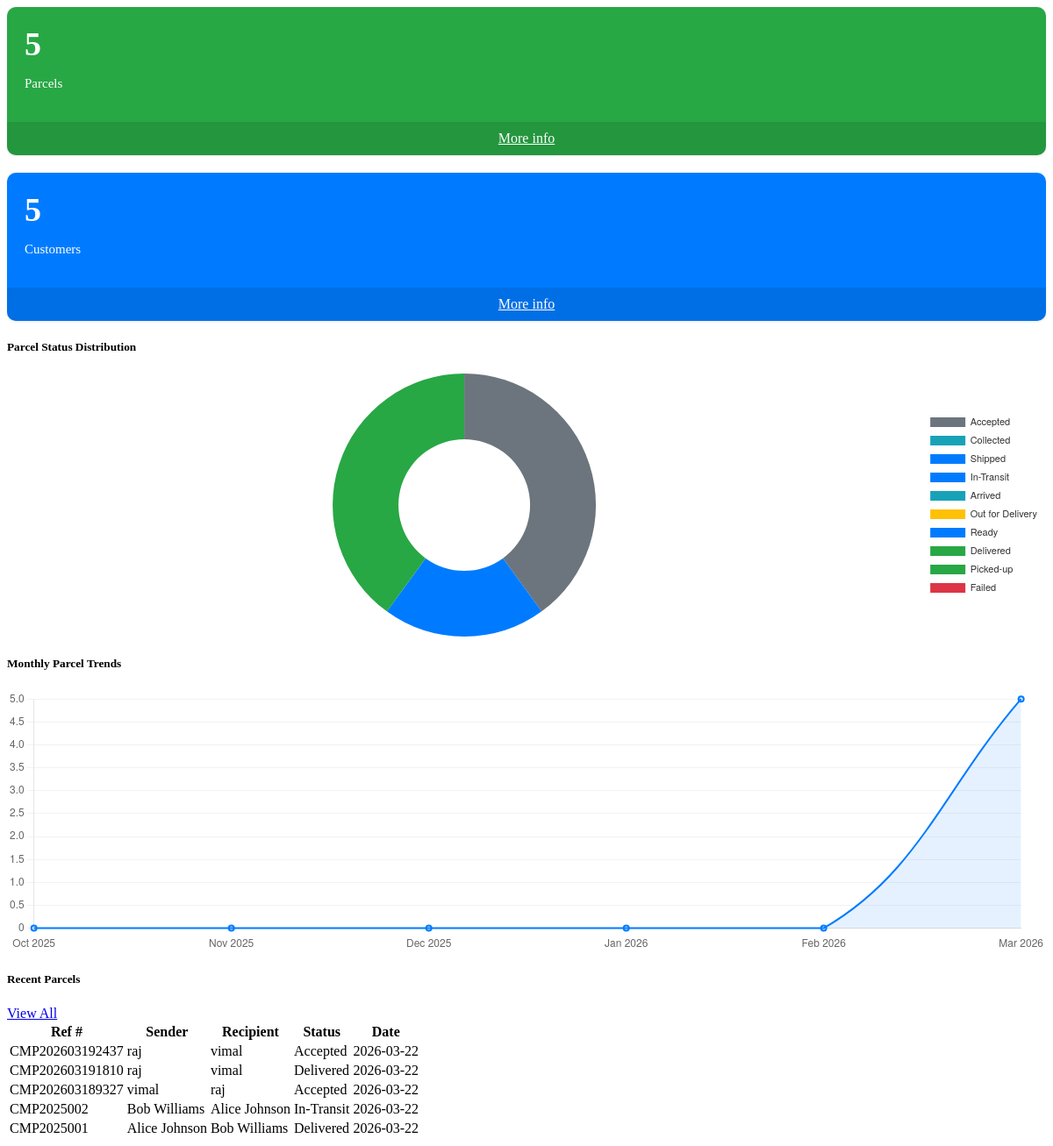
The app's page /home.php with its own data.
### tables this page shows
CREATE TABLE parcels (
    id INT PRIMARY KEY AUTO_INCREMENT,
    reference_number VARCHAR(50) UNIQUE NOT NULL,
    customer_id INT,
    sender_name VARCHAR(100) NOT NULL,
    sender_address TEXT NOT NULL,
    sender_contact VARCHAR(20) NOT NULL,
    recipient_name VARCHAR(100) NOT NULL,
    recipient_address TEXT NOT NULL,
    recipient_contact VARCHAR(20) NOT NULL,
    type INT DEFAULT 0,
    from_branch_id INT,
    to_branch_id INT,
    total DECIMAL(10,2) DEFAULT 0,
    status INT DEFAULT 0,
    date_created DATETIME DEFAULT CURRENT_TIMESTAMP,
    FOREIGN KEY (customer_id) REFERENCES customers(id) ON DELETE SET NULL,
    FOREIGN KEY (from_branch_id) REFERENCES branches(id) ON DELETE SET NULL,
    FOREIGN KEY (to_branch_id) REFERENCES branches(id) ON DELETE SET NULL
);

### db_connect.php (called while the page is built, shortened)
<?php
if (!function_exists('getStatusLabel')) {
    function getStatusLabel($status) {
        $labels = [
            0 => 'Accepted',
            1 => 'Collected',
            2 => 'Shipped',
            3 => 'In-Transit',
            4 => 'Arrived',
            5 => 'Out for Delivery',
            6 => 'Ready to Pickup',
            7 => 'Delivered',
            8 => 'Picked-up',
            9 => 'Failed'
        ];
        return $labels[$status] ?? 'Unknown';
    }
}
if (!function_exists('getStatusBadge')) {
    function getStatusBadge($status) {
        $badges = [
            0 => 'secondary',
            1 => 'info',
            2 => 'primary',
            3 => 'primary',
            4 => 'info',
            5 => 'warning',
            6 => 'primary',
            7 => 'success',
            8 => 'success',
            9 => 'danger'
        ];
        return $badges[$status] ?? 'secondary';
    }
}
?>

### home.php (the view, shortened to what this page needs)
<?php
require_once 'db_connect.php';
$status_counts = [];
for($i=0; $i<=9; $i++) {
    $result = $conn->query("SELECT COUNT(*) as c FROM parcels WHERE status = $i");
    $status_counts[$i] = $result->fetch_assoc()['c'];
}
$monthly_data = [];
$monthly_labels = [];
for($i=5; $i>=0; $i--) {
    $month = date('Y-m', strtotime("-$i months"));
    $monthly_labels[] = date('M Y', strtotime("-$i months"));
    $result = $conn->query("SELECT COUNT(*) as c FROM parcels WHERE DATE_FORMAT(date_created, '%Y-%m') = '$month'");
    $monthly_data[] = $result->fetch_assoc()['c'];
}
?>
<div class="row">
    <div class="col-md-3">
        <div class="small-box bg-success">
            <div class="inner">
                <h3><?php echo $conn->query("SELECT COUNT(*) as c FROM parcels")->fetch_assoc()['c']; ?></h3>
                <p>Parcels</p>
            </div>
            <a href="?page=parcel_list" class="small-box-footer">More info</a>
        </div>
    </div>
    <div class="col-md-3">
        <div class="small-box bg-primary">
            <div class="inner">
                <h3><?php echo $conn->query("SELECT COUNT(*) as c FROM customers")->fetch_assoc()['c']; ?></h3>
                <p>Customers</p>
            </div>
            <a href="?page=customer_list" class="small-box-footer">More info</a>
        </div>
    </div>
</div>
<div class="row mt-4">
    <div class="col-md-6">
        <div class="card">
            <div class="card-header">
                <h5><i class="fa fa-chart-pie mr-2"></i>Parcel Status Distribution</h5>
            </div>
            <div class="card-body">
                <canvas id="statusChart" style="height:300px;"></canvas>
            </div>
        </div>
    </div>
    <div class="col-md-6">
        <div class="card">
            <div class="card-header">
                <h5><i class="fa fa-chart-line mr-2"></i>Monthly Parcel Trends</h5>
            </div>
            <div class="card-body">
                <canvas id="trendChart" style="height:300px;"></canvas>
            </div>
        </div>
    </div>
</div>
<div class="row mt-4">
    <div class="col-md-12">
        <div class="card">
            <div class="card-header">
                <h5>Recent Parcels</h5>
                <a href="?page=parcel_list" class="btn btn-sm btn-primary float-right">View All</a>
            </div>
            <div class="card-body">
                <table class="table table-hover">
                    <thead>
                        <tr>
                            <th>Ref #</th>
                            <th>Sender</th>
                            <th>Recipient</th>
                            <th>Status</th>
                            <th>Date</th>
                        </tr>
                    </thead>
                    <tbody>
                        <?php
                        $qry = $conn->query("SELECT * FROM parcels ORDER BY id DESC LIMIT 10");
                        while($row = $qry->fetch_assoc()):
                        ?>
                        <tr>
                            <td><?php echo $row['reference_number']; ?></td>
                            <td><?php echo $row['sender_name']; ?></td>
                            <td><?php echo $row['recipient_name']; ?></td>
                            <td><span class="badge badge-<?php echo getStatusBadge($row['status']); ?>"><?php echo getStatusLabel($row['status']); ?></span></td>
                            <td><?php echo date('Y-m-d', strtotime($row['date_created'])); ?></td>
                        </tr>
                        <?php endwhile; ?>
                    </tbody>
                </table>
            </div>
        </div>
    </div>
</div>
<script>
// Status Chart
var ctx1 = document.getElementById('statusChart').getContext('2d');
var statusChart = new Chart(ctx1, {
    type: 'doughnut',
    data: {
        labels: ['Accepted', 'Collected', 'Shipped', 'In-Transit', 'Arrived', 'Out for Delivery', 'Ready', 'Delivered', 'Picked-up', 'Failed'],
        datasets: [{
            data: [<?php
                echo $status_counts[0] . ',' .
                     $status_counts[1] . ',' .
                     $status_counts[2] . ',' .
                     $status_counts[3] . ',' .
                     $status_counts[4] . ',' .
                     $status_counts[5] . ',' .
                     $status_counts[6] . ',' .
                     $status_counts[7] . ',' .
                     $status_counts[8] . ',' .
                     $status_counts[9];
            ?>],
            backgroundColor: [
                '#6c757d', '#17a2b8', '#007bff', '#007bff', '#17a2b8',
                '#ffc107', '#007bff', '#28a745', '#28a745', '#dc3545'
            ],
            borderWidth: 0
        }]
    },
    options: {
        responsive: true,
        maintainAspectRatio: false,
        plugins: {
            legend: {
                position: 'right',
                labels: { color: '#333', font: { size: 11 } }
            }
        }
    }
});
// Trend Chart
var ctx2 = document.getElementById('trendChart').getContext('2d');
var trendChart = new Chart(ctx2, {
    type: 'line',
    data: {
        labels: [<?php echo "'" . implode("','", $monthly_labels) . "'"; ?>],
        datasets: [{
            label: 'Number of Parcels',
            data: [<?php echo implode(',', $monthly_data); ?>],
            borderColor: '#007bff',
            backgroundColor: 'rgba(0, 123, 255, 0.1)',
            borderWidth: 2,
            fill: true,
            tension: 0.4
        }]
    },
    options: {
        responsive: true,
        maintainAspectRatio: false,
        plugins: {
            legend: { display: false }
        },
        scales: {
            y: { beginAtZero: true, grid: { color: 'rgba(0,0,0,0.05)' } },
            x: { grid: { display: false } }
        }
    }
});
</script>

### home.php (style rules this page uses)
.small-box { border-radius: 10px; position: relative; display: block; margin-bottom: 20px; box-shadow: 0 1px 3px rgba(0,0,0,0.1); }
.small-box>.inner { padding: 20px; color: white; }
.small-box h3 { font-size: 38px; font-weight: bold; margin: 0; }
.small-box p { font-size: 15px; }
.small-box-footer { background: rgba(0,0,0,0.1); color: white; display: block; padding: 10px; text-align: center; border-radius: 0 0 10px 10px; }
.bg-success { background: #28a745; }
.bg-primary { background: #007bff; }

### records on screen
parcels: reference_number "CMP202603192437", sender_name "raj", recipient_name "vimal", status "Accepted", date_created "2026-03-22"
parcels: reference_number "CMP202603191810", sender_name "raj", recipient_name "vimal", status "Delivered", date_created "2026-03-22"
parcels: reference_number "CMP202603189327", sender_name "vimal", recipient_name "raj", status "Accepted", date_created "2026-03-22"
parcels: reference_number "CMP2025002", sender_name "Bob Williams", recipient_name "Alice Johnson", status "In-Transit", date_created "2026-03-22"
parcels: reference_number "CMP2025001", sender_name "Alice Johnson", recipient_name "Bob Williams", status "Delivered", date_created "2026-03-22"

### other values on screen
$conn->query("SELECT COUNT(*) as c FROM parcels")->fetch_assoc()['c'] "5"
chart data {{ $status_counts[0] }} 2
chart data {{ $status_counts[1] }} 0
chart data {{ $status_counts[2] }} 0
chart data {{ $status_counts[3] }} 1
